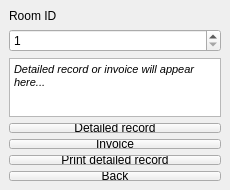
<?xml version="1.0" encoding="UTF-8"?>
<ui version="4.0">
 <class>MainWindowR</class>
 <widget class="QMainWindow" name="MainWindowR">
  <property name="geometry">
   <rect>
    <x>0</x>
    <y>0</y>
    <width>230</width>
    <height>190</height>
   </rect>
  </property>
  <property name="minimumSize">
   <size>
    <width>230</width>
    <height>190</height>
   </size>
  </property>
  <property name="windowTitle">
   <string>Reception Menu</string>
  </property>
  <widget class="QWidget" name="centralwidget">
   <layout class="QVBoxLayout" name="verticalLayout_3">
    <item>
     <widget class="QLabel" name="labelID">
      <property name="text">
       <string>Room ID</string>
      </property>
     </widget>
    </item>
    <item>
     <widget class="QSpinBox" name="spinID">
      <property name="minimum">
       <number>1</number>
      </property>
      <property name="maximum">
       <number>5</number>
      </property>
     </widget>
    </item>
    <item>
     <widget class="QTextBrowser" name="textBrowser">
      <property name="html">
       <string>&lt;!DOCTYPE HTML PUBLIC &quot;-//W3C//DTD HTML 4.0//EN&quot; &quot;http://www.w3.org/TR/REC-html40/strict.dtd&quot;&gt;
&lt;html&gt;&lt;head&gt;&lt;meta name=&quot;qrichtext&quot; content=&quot;1&quot; /&gt;&lt;style type=&quot;text/css&quot;&gt;
p, li { white-space: pre-wrap; }
&lt;/style&gt;&lt;/head&gt;&lt;body style=&quot; font-family:'MS Shell Dlg 2'; font-size:8pt; font-weight:400; font-style:normal;&quot;&gt;
&lt;p style=&quot; margin-top:0px; margin-bottom:0px; margin-left:0px; margin-right:0px; -qt-block-indent:0; text-indent:0px;&quot;&gt;&lt;span style=&quot; font-family:'MS Shell Dlg 2'; font-style:italic;&quot;&gt;Detailed record or invoice will appear here...&lt;/span&gt;&lt;/p&gt;&lt;/body&gt;&lt;/html&gt;</string>
      </property>
     </widget>
    </item>
    <item>
     <layout class="QVBoxLayout" name="verticalLayout">
      <item>
       <widget class="QPushButton" name="RDRbutton">
        <property name="text">
         <string>Detailed record</string>
        </property>
       </widget>
      </item>
      <item>
       <widget class="QPushButton" name="InvoiceButton">
        <property name="text">
         <string>Invoice</string>
        </property>
       </widget>
      </item>
      <item>
       <widget class="QPushButton" name="RDRPrintButton">
        <property name="text">
         <string>Print detailed record</string>
        </property>
       </widget>
      </item>
      <item>
       <widget class="QPushButton" name="BackButtonR">
        <property name="text">
         <string>Back</string>
        </property>
       </widget>
      </item>
     </layout>
    </item>
   </layout>
  </widget>
 </widget>
 <resources/>
 <connections/>
</ui>
